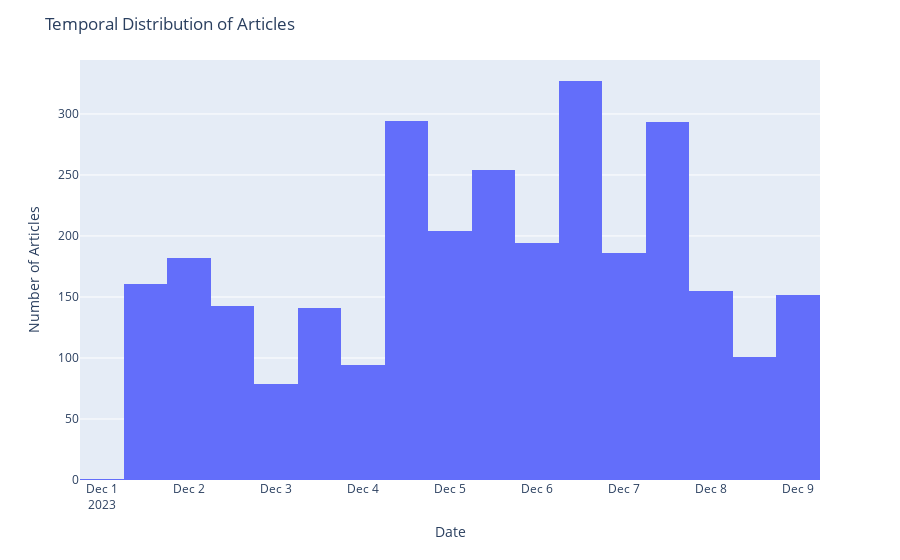

The notebook cell this image was saved under:
### Code cell
import plotly.express as px

# Assuming 'date' is the column containing the date information

df['date'] = pd.to_datetime(df['date'], format='mixed')

# Create a histogram using Plotly
fig = px.histogram(df, x='date', nbins=30, labels={'date': 'Date', 'count': 'Number of Articles'})
fig.update_layout(title='Temporal Distribution of Articles', xaxis_title='Date', yaxis_title='Number of Articles')
fig.show()

### Figure 1 — Plotly figure (JSON) as saved in the notebook; plotly's stock layout.template omitted (floating-point values rounded to 4 significant figures; data arrays with more than 128 entries replaced by an {"elided": "..."} marker saying what was removed)
{"data": [{"alignmentgroup": "True", "bingroup": "x", "hovertemplate": "Date=%{x}<br>count=%{y}<extra></extra>", "legendgroup": "", "marker": {"color": "#636efa", "pattern": {"shape": ""}}, "name": "", "nbinsx": 30, "offsetgroup": "", "orientation": "v", "showlegend": false, "type": "histogram", "x": {"elided": "2961 str values"}, "xaxis": "x", "yaxis": "y"}], "layout": {"barmode": "relative", "legend": {"tracegroupgap": 0}, "margin": {"t": 60}, "title": {"text": "Temporal Distribution of Articles"}, "xaxis": {"anchor": "y", "domain": [0, 1], "title": {"text": "Date"}}, "yaxis": {"anchor": "x", "domain": [0, 1], "title": {"text": "Number of Articles"}}}}
